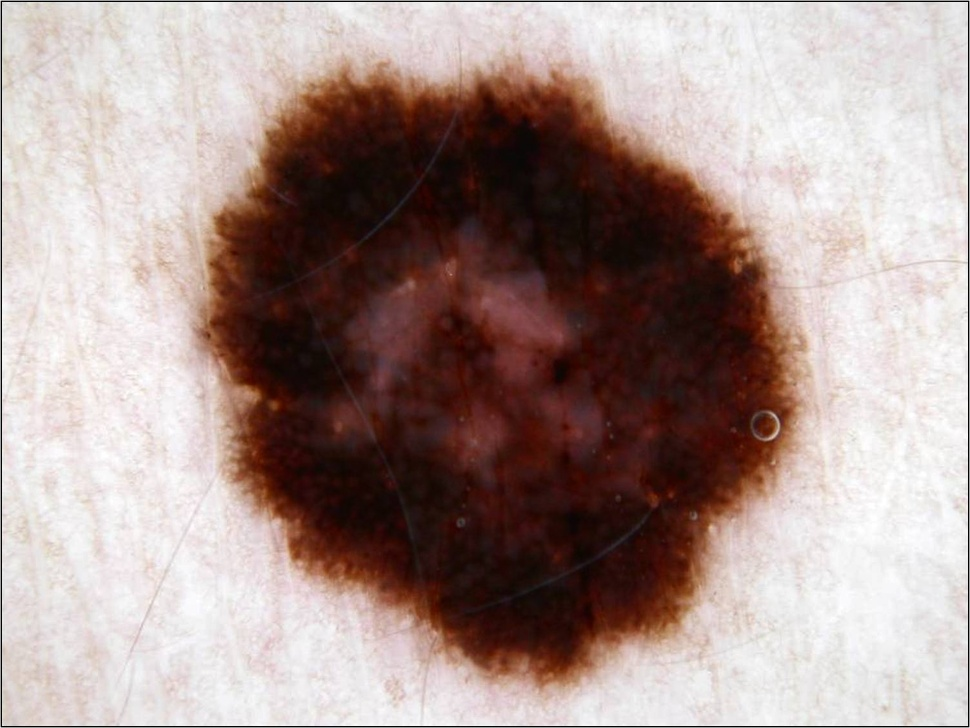
#> input picture Illumination/correction_test6.jpg, 970 x 728 px, shrunk from 1504 x 1129 before the run, found by its file name
$ python color.py
#> lines starting #> are read from the running program, lines starting #| are printed output that depends on the picture; after the words box and inside, x2 and y2 are one past the last pixel; in counts of white or black regions, pixels touching at a corner belong together; pictures that were not available may be replaced by others from this repository, and a replacement may not be noted
# -*- coding: utf-8 -*-
"""
Created on Fri Jan 26 10:12:24 2018

@author: Camila
"""
import cv2
from PIL import Image as Im
import numpy as np

#RGB Features
img = cv2.imread("C:\\Users\\Camila\\Documents\\EDP\\Illumination\\correction_test6.jpg",1)
#> img is the input picture: shape (728, 970, 3); mean B, G, R 143.2, 147.8, 167.3
segment = cv2.imread("C:\\Users\\Camila\\Documents\\EDP\\thresholding\\lesion_segment6.jpg",0)
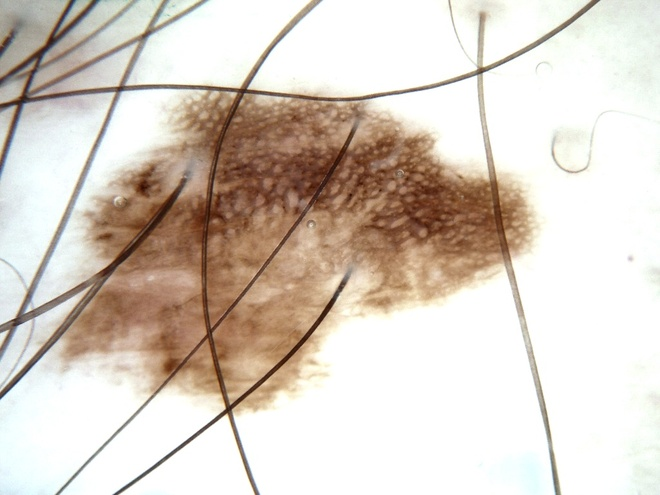
#> input picture Illumination/correction_test1.jpg, 660 x 495 px, shrunk from 1024 x 768 before the run, given in place of lesion_segment6.jpg, which was not available
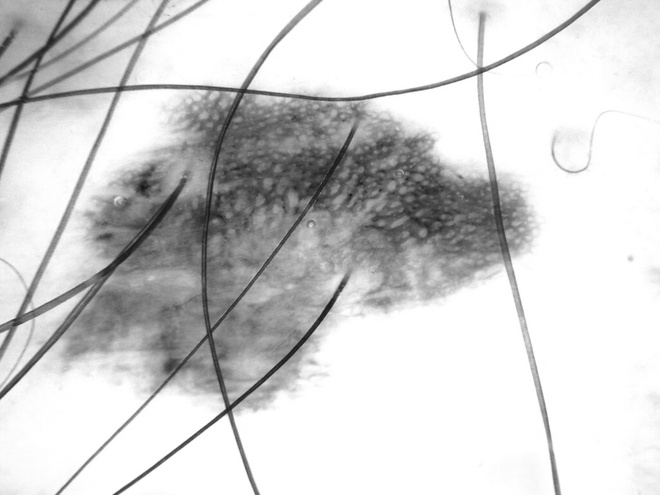
#> segment: shape (495, 660); min 19, max 255, mean 208.4
_, segment = cv2.threshold(segment,127,255,cv2.THRESH_BINARY)
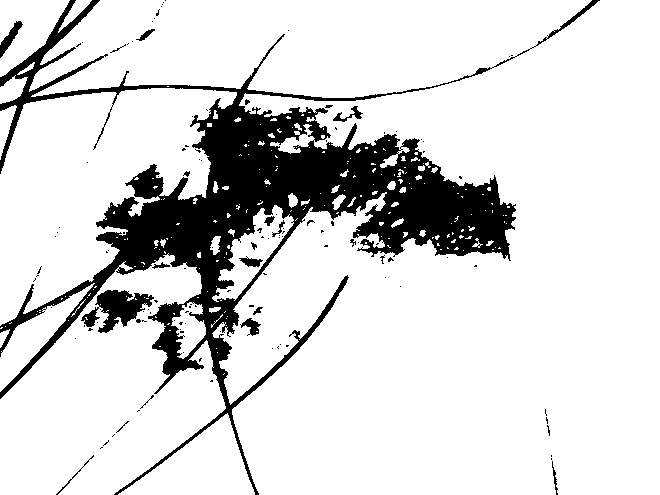
#> segment: shape (495, 660); 84.6% white; 125 black regions (105 under 20 px), largest, box (x1, y1, x2, y2) and area: (0, 0, 600, 495) 46939, (81, 290, 154, 333) 1506, (0, 21, 23, 58) 278
#cv2.imshow('img',l[[0]])
